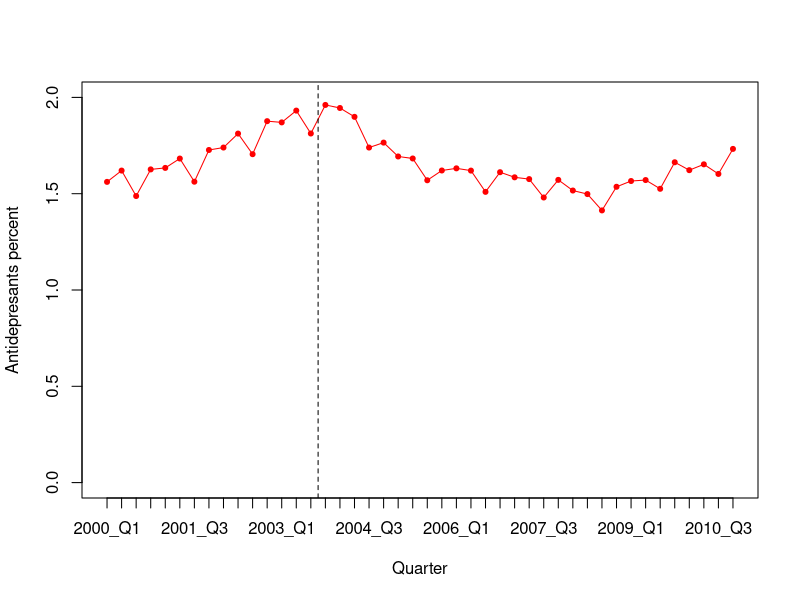
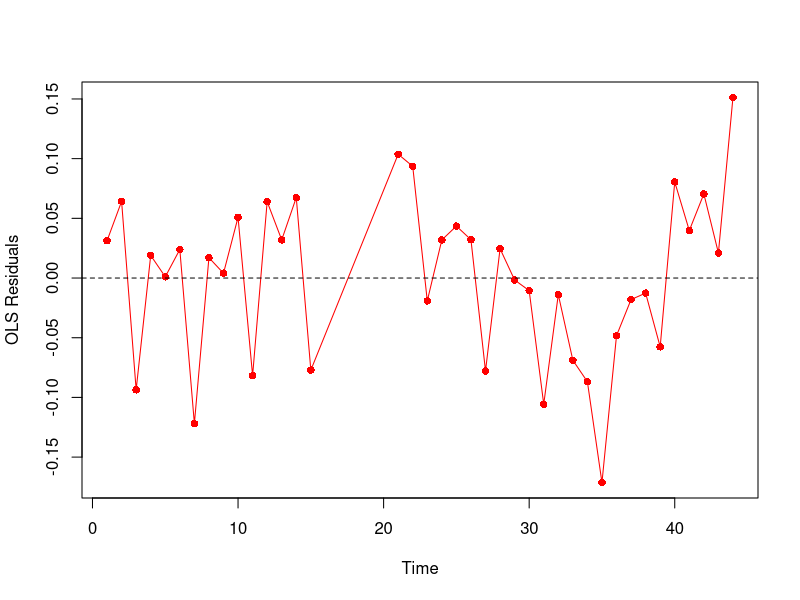
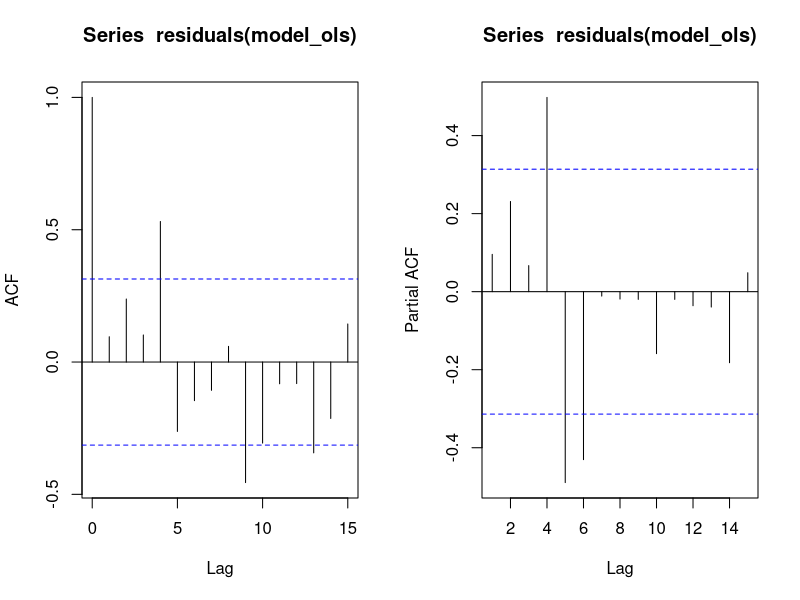
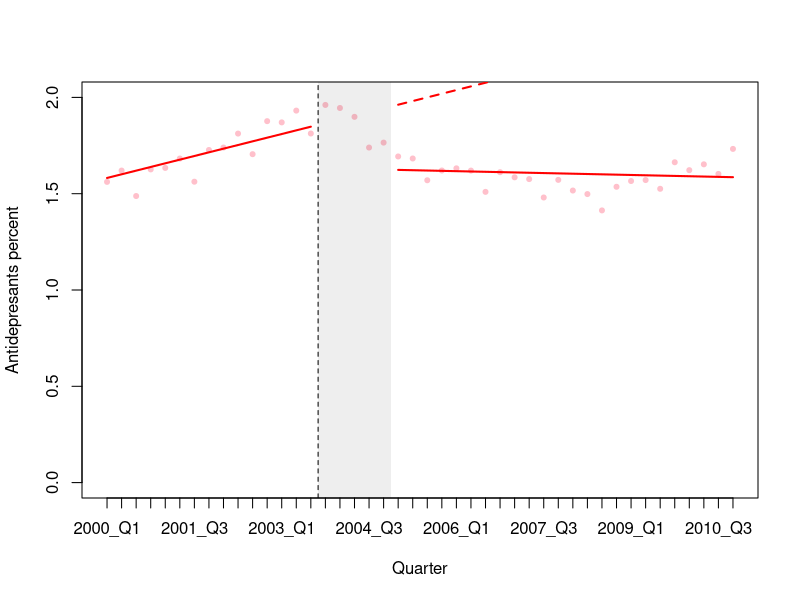

The R script that drew these images, in order:
###################################
# Load the necessary libraries
###################################

library(nlme)
library(car)


########################
# Read in the dataset
########################

# Two options: either use "import dataset" in RStudio, or use read.csv
data <- read.csv("antidepressants_youth.csv",header=T)


########################
# Initial Plot
########################

# Plot outcome variable versus time
plot(data$time,data$ad_perc,
     ylab="Antidepresants percent",
     ylim=c(0,2),
     xlab="Quarter",
     type="l",
     col="red",
     xaxt="n")

# Add x-axis quarter labels
axis(1, at=1:44, labels=data$quarter)

# Add in the points for the figure
points(data$time,data$ad_perc,
       col="red",
       pch=20)

# Label the upstream dam build
abline(v=15.5,lty=2)


#########################
# Create New Dataset
#########################

# Make a vector of the rows we want to include
include <- c(1:15,21:44)

# Duplicate these rows into a new dataset
data_pi <- data[include,]

# Correct the trend variable in the new dataset
data_pi$trend[16:39] <- data_pi$trend[16:39] - 5


########################
# Modeling
########################

# A preliminary OLS regression
model_ols <- lm(ad_perc ~ time + level + trend, data=data_pi)
summary(model_ols)


################################
# Assessing Autocorrelation
################################

# Durbin-watson test, 12 time periods
dwt(model_ols,max.lag=12,alternative="two.sided")

# Graph the residuals from the OLS regression to check for serially correlated errors
plot(data_pi$time,
     residuals(model_ols),
     type='o',
     pch=16,
     xlab='Time',
     ylab='OLS Residuals',
     col="red")
abline(h=0,lty=2)

# Plot ACF and PACF
# Set plotting to two records on one page
par(mfrow=c(1,2))

# Produce plots
acf(residuals(model_ols))
acf(residuals(model_ols),type='partial')
# Note decay in ACF, significant spike at 4 in PACF, model p=4

# Reset the plot
par(mfrow=c(1,1))


########################
# Modeling
########################

# Fit the GLS regression model
model_p5 <- gls(ad_perc ~ time + level + trend,
                data=data_pi,
                correlation=corARMA(p=5,form=~time),
                method="ML")
summary(model_p5)


########################
# Plot results
#########################

# Produce the plot, first plotting the raw data points
plot(data$time,data$ad_perc,
     ylim=c(0,2),
     ylab="Antidepresants percent",
     xlab="Quarter",
     pch=20,
     col="pink",
     xaxt="n")

# Add x axis with dates
axis(1, at=1:44, labels=data$quarter)

# Add line indicating upstream dam
abline(v=15.5,lty=2)

# Plot the first line segment
lines(data$time[1:15], fitted(model_p5)[1:15], col="red",lwd=2)

# Plot the second line segment
lines(data$time[21:44], fitted(model_p5)[16:39], col="red",lwd=2)

# And the counterfactual
segments(21, model_p5$coef[1]+model_p5$coef[2]*21,
         44, model_p5$coef[1]+model_p5$coef[2]*44,
         lty=2, lwd=2, col='red')

# Add a box to show phase-in period
rect(15.5,-500,20.5,5000 , border = NA, col= '#00000011')

# END